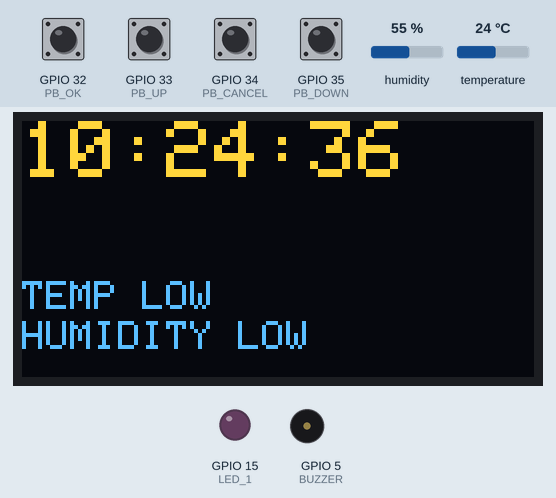
Recording of a sketch running on a simulated ESP32. Shown: 128×64 one-colour display, output pins drawn as LEDs (lit = HIGH), buzzer (waves = sounding, pin HIGH). Inputs (shaded band) come from the test bench; at power-on: GPIO 32 (PB_OK), GPIO 33 (PB_UP), GPIO 34 (PB_CANCEL), GPIO 35 (PB_DOWN) HIGH, temperature 24 °C, humidity 55 %. The OLED is the two-colour kind (top 16 rows yellow); WiFi joins after 1.5 s; servers stay silent unless stated; the display library's start-up logo is not drawn; the local clock reads 2024-03-15 10:24:30 at power-on unless the sketch sets it.

Above: at 7.2 s.
7.3 s: GPIO 32 (PB_OK) pulled LOW for 2.4 s
At 10.9 s:
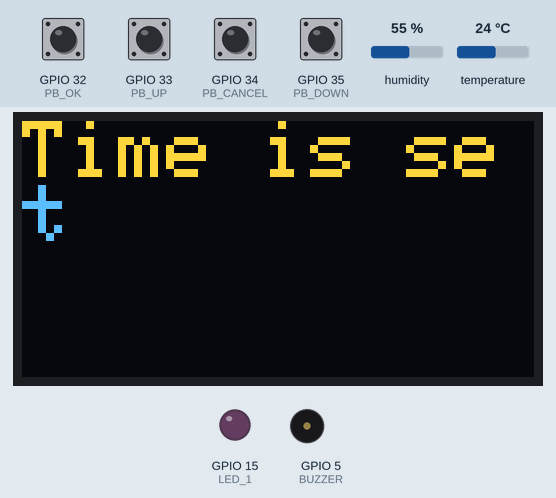
11.2 s: GPIO 33 (PB_UP) pulled LOW for 2.4 s
At 14.4 s:
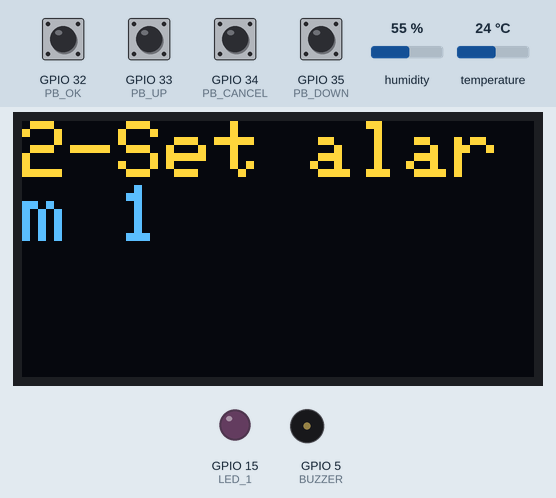
15.1 s: GPIO 34 (PB_CANCEL) driven LOW
At 16.9 s:
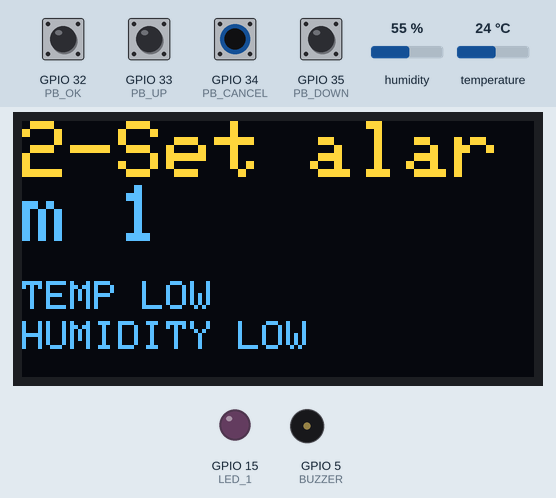
18.0 s: temperature set to 25.1 °C
20.9 s: temperature set to 26.8 °C
At 22.5 s:
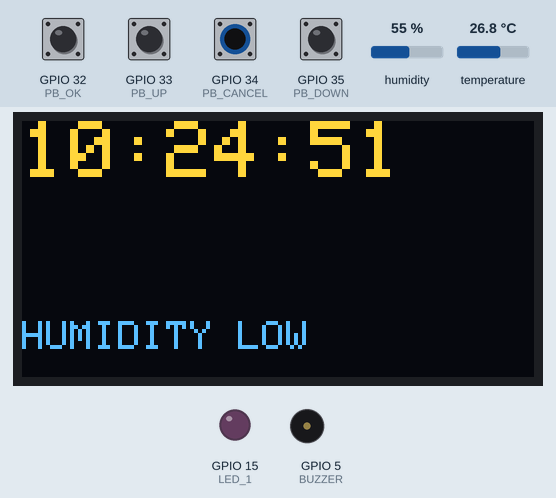
26.6 s: humidity set to 58 %
29.3 s: humidity set to 62 %
At 36.16 s:
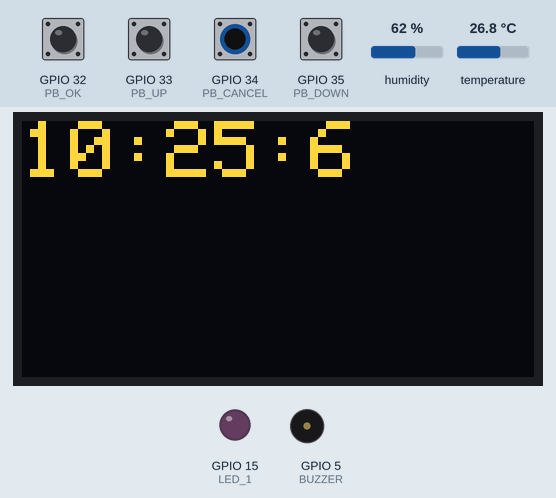
Timing chart, 0 to 36.3 s (numbered marks = the images above; inputs shaded):
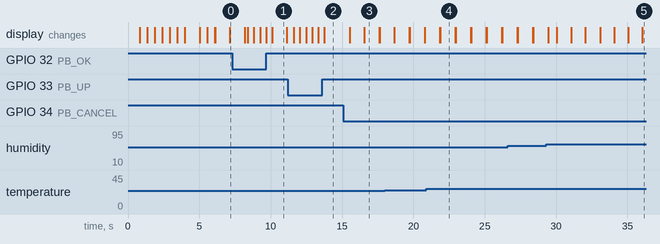

Measured:
- the behaviour switches between 25.9 and 26 °C on temperature (found by bisection; images 3 and 4)
- the behaviour switches between 59 and 60 % on humidity (found by bisection; images 4 and 5)
- after the input at 11.2 s, the display: changes after 0.43 s (image 2)
- after the input at 15.1 s, the display: first changes after 0.44 s (image 3 shows a later state)
- after the input at 20.9 s, the display: first differs from a run without the input after 0.97 s (image 4)
- what the display in image 1 shows lasts 1.0 s, from 10.1 s to 11.1 s
- what the display in image 3 shows lasts 1.0 s, from 16.6 s to 17.6 s

The sketch:

sketch.ino
```cpp
//include libraries
#include <Wire.h>
#include <Adafruit_GFX.h>
#include <Adafruit_SSD1306.h>
#include <DHTesp.h>
#include<WiFi.h>

//define OLED parameters
#define SCREEN_WIDTH 128
#define SCREEN_HEIGHT 64
#define OLED_RESET -1
#define SCREEN_ADDRESS 0x3C

#define BUZZER 5
#define LED_1 15
#define PB_CANCEL 34
#define PB_OK 32
#define PB_UP 33
#define PB_DOWN 35
#define DHTPIN 12

#define NTP_SERVER      "pool.ntp.org"
#define UTC_OFFSET      0
#define UTC_OFFSET_DST  0

//declare objects
Adafruit_SSD1306 display(SCREEN_WIDTH, SCREEN_HEIGHT, &Wire, OLED_RESET);
DHTesp dhtSensor;

//global variables
int days = 0;
int hours = 0;
int minutes = 0;
int seconds = 0;

int put_hours = 0;
int put_minutes = 0;
int tot_seconds = 0;
String sign[] = {"Positive", "Negative"};
int present_sign = 0;

unsigned long timeNow = 0;
unsigned long timeLast = 0;

bool alarm_enabled = true;
int n_alarms = 3;
int alarm_hours[] = {0, 1, 2};
int alarm_minutes[] = {1, 10, 10};
int alarm_triggered[] = {false, false, false};


int n_notes = 8;
int C = 262;
int D = 294;
int E = 330;
int F = 349;
int G = 392;
int A = 440;
int B = 494;
int C_H = 523;
int notes[] = {C, D, E, F, G, A, B, C_H};

int current_mode = 0;
int max_modes = 5;
String modes[] = {"1-Set time zone", "2-Set alarm 1", "3-Set alarm 2", "4-Set alarm 3", "5-Disable alarms"};

void setup() {

  pinMode(BUZZER, OUTPUT);
  pinMode(LED_1, OUTPUT);
  pinMode(PB_CANCEL, INPUT);
  pinMode(PB_OK, INPUT);
  pinMode(PB_UP, INPUT);
  pinMode(PB_DOWN, INPUT);
  // put your setup code here, to run once:
  dhtSensor.setup(DHTPIN, DHTesp::DHT22);

  Serial.begin(9600);

  //SSD1306_SWITCHCAPVCC = generate display voltage from 3.3V internally
  if (!display.begin(SSD1306_SWITCHCAPVCC, SCREEN_ADDRESS)) {
    Serial.println(F("SSD1306 allocation failed"));
    for (;;);

  }
  //show the display buffer on the screen. you must call display() after
  //drawing commands to make them visible on screen!
  display.display();
  delay(500);


  WiFi.begin("Wokwi-GUEST", "", 6);
  while (WiFi.status() != WL_CONNECTED) {
    delay(250);
    display.clearDisplay();

    String ss = "";
    for(int i=0;i<7;i++){
        ss+=".";
        print_line(" Connecting to WIFI"+ss, 0 , 0, 1);
        delay(500);
    }


  }

  display.clearDisplay();
  delay(500);
  print_line("Connecting to WIFI", 0, 0, 2);
  delay(500);
  //display.clearDisplay();


  configTime(UTC_OFFSET, UTC_OFFSET_DST, NTP_SERVER);

  display.clearDisplay();


  print_line("Welcome to medibox!", 15, 20, 2);
  delay(500);
  display.clearDisplay();


  //clear the buffer


}

void loop() {
  update_time_with_check_alarm();
  if (digitalRead(PB_OK) == LOW) {
    delay(200);
    go_to_menu();
  }
  // put your main code here, to run repeatedly:
  check_temp();
  display.display();
}
//in here this function use to print the text which we enter to this
void print_line(String text, int column, int row, int text_size) {

  display.setTextSize(text_size);
  display.setTextColor(SSD1306_WHITE);
  display.setCursor(column, row); //(colomn,row)
  display.println(text);

  display.display();

}

void print_line_1(String text, int column, int row, int text_size) {

  display.setTextSize(text_size);
  display.setTextColor(SSD1306_WHITE);
  display.setCursor(column, row); //(colomn,row)
  display.println(text);


}

//this function is used to print time
void print_time_now() {
  //Serial.println("this is print_time_now");
  display.clearDisplay();
  String test = String(hours) + ":" + String(minutes) + ":" + String(seconds);
  print_line(test, 0, 0, 2);


}
//this function is used to update time
void update_time() {

  struct tm timeinfo;
  if (!getLocalTime(&timeinfo)) {
    Serial.println("failed to get time");
    return;
  }

  char timeHour [3];
  strftime (timeHour, 3, "%H", &timeinfo);
  hours = atoi(timeHour);

  char timeMinute [3];
  strftime (timeMinute, 3, "%M", &timeinfo);
  minutes = atoi(timeMinute);

  char timeSecond [3];
  strftime (timeSecond, 3, "%S", &timeinfo);
  seconds = atoi(timeSecond);

  char timeDay [3];
  strftime (timeDay, 3, "%d", &timeinfo);
  days = atoi(timeDay);

}

//this function is used to ring the alarm
void ring_alarm() {
  display.clearDisplay();
  print_line("Medicine time", 0, 0, 2);

  digitalWrite(LED_1, HIGH);

  bool break_happened = false;
  //ring the buzzer
  while (break_happened == false && digitalRead(PB_CANCEL) == HIGH) {
    for (int i = 0; i < n_notes; i++) {
      if (digitalRead(PB_CANCEL) == LOW) {
        delay(200);
        break_happened = true;
        break;
      }
      tone(BUZZER, notes[i]);
      delay(500);
      noTone(BUZZER);
      delay(20);
    }
  }
  digitalWrite(LED_1, LOW);
  display.clearDisplay();
}


//this function is used to update time with checking alarm
void update_time_with_check_alarm(void) {
  display.clearDisplay();
  update_time();
  print_time_now();

  if (alarm_enabled == true) {
    for (int i = 0; i < n_alarms; i++) {
      if (alarm_triggered[i] == false && alarm_hours[i] == hours && alarm_minutes[i] == minutes) {
        ring_alarm();
        alarm_triggered[i] = true;
      }
    }
  }
}

//from this function we return an output as a number according we press a button
int wait_for_button_press() {
  while (true) {


    if (digitalRead(PB_UP) == LOW) {
      delay(200);
      return PB_UP;
    }
    else if (digitalRead(PB_DOWN) == LOW) {
      delay(200);
      return PB_DOWN;
    }
    else if (digitalRead(PB_OK) == LOW) {
      delay(200);
      return PB_OK;
    }
    else if (digitalRead(PB_CANCEL) == LOW) {
      delay(200);
      return PB_CANCEL;
    }
    update_time();
  }
}


//this is use to run the menu
void go_to_menu() {
  while (digitalRead(PB_CANCEL) == HIGH) {
    display.clearDisplay();
    print_line(modes[current_mode], 0, 0, 2);

    int pressed = wait_for_button_press();
    //int pressed=PB_DOWN;

    if (pressed == PB_UP) {
      delay(200);
      current_mode += 1;
      current_mode = current_mode % max_modes;

    }
    else if (pressed == PB_DOWN) {
      delay(200);
      current_mode -= 1;
      if (current_mode < 0) {
        current_mode = max_modes - 1;
      }
    }
    else if (pressed == PB_OK) {
      delay(200);
      run_mode(current_mode);
    }
    else if (pressed == PB_CANCEL) {
      delay(200);
      break;
    }

  }
}

//from this function we can set the time zone as negative or positive value
void set_time_zone() {
  int temp_sign = present_sign;
  int temp_hour = put_hours;

  while (true) {
    display.clearDisplay();
    print_line("Enter Sign: " + sign[temp_sign], 0, 0, 2);

    int pressed = wait_for_button_press();
    if (pressed == PB_UP) {
      delay(200);
      temp_sign += 1;
      temp_sign = temp_sign % 2;
    }
    else if (pressed == PB_DOWN) {
      delay(200);
      temp_sign += 1;
      temp_sign = temp_sign % 2;
    }
    else if (pressed = PB_OK) {
      delay(200);
      present_sign = temp_sign;
      break;
    }
    else if (pressed == PB_CANCEL) {
      delay(200);
      break;
    }
  }


  while (true) {
    display.clearDisplay();
    print_line("Enter hour: " + String(temp_hour), 0, 0, 2);

    int pressed = wait_for_button_press();
    if (pressed == PB_UP) {
      delay(200);
      temp_hour += 1;
      temp_hour = temp_hour % 24;
    }
    else if (pressed == PB_DOWN) {
      delay(200);
      temp_hour -= 1;
      if (temp_hour < 0) {
        temp_hour = 23;
      }
    }
    else if (pressed = PB_OK) {
      delay(200);
      put_hours = temp_hour;
      break;
    }
    else if (pressed == PB_CANCEL) {
      delay(200);
      break;
    }
  }


  int temp_minute = put_minutes;

  while (true) {
    display.clearDisplay();
    print_line("Enter minute: " + String(temp_minute), 0, 0, 2);

    int pressed = wait_for_button_press();
    if (pressed == PB_UP) {
      delay(200);
      temp_minute += 1;
      temp_minute = temp_minute % 60;
    }
    else if (pressed == PB_DOWN) {
      delay(200);
      temp_minute -= 1;
      if (temp_minute < 0) {
        temp_minute = 59;
      }
    }
    else if (pressed = PB_OK) {
      delay(200);
      put_minutes = temp_minute;
      tot_seconds = put_hours * 3600 + put_minutes * 60;
      if (sign[present_sign]=="Negative") {
        tot_seconds = -1 * tot_seconds;
      }
      configTime(tot_seconds, UTC_OFFSET_DST, NTP_SERVER);
      break;
    }
    else if (pressed == PB_CANCEL) {
      delay(200);
      break;
    }
  }

  display.clearDisplay();
  print_line("Time is set ", 0, 0, 2);
  delay(1000);
}

// setting the alarm
void set_alarm(int alarm) {
  int temp_hour = alarm_hours[alarm];

  while (true) {
    display.clearDisplay();
    print_line("Enter hour: " + String(temp_hour), 0, 0, 2);

    int pressed =  wait_for_button_press();
    if (pressed == PB_UP) {
      delay(200);
      temp_hour += 1;
      temp_hour = temp_hour % 24;
    }
    else if (pressed == PB_DOWN) {
      delay(200);
      temp_hour -= 1;
      if (temp_hour < 0) {
        temp_hour = 23;
      }
    }
    else if (pressed = PB_OK) {
      delay(200);
      alarm_hours[alarm] = temp_hour;
      break;
    }
    else if (pressed == PB_CANCEL) {
      delay(200);
      break;
    }
  }


  int temp_minute = alarm_minutes[alarm];

  while (true) {
    display.clearDisplay();
    print_line("Enter minute: " + String(temp_minute), 0, 0, 2);

    int pressed = wait_for_button_press();
    if (pressed == PB_UP) {
      delay(200);
      temp_minute += 1;
      temp_minute = temp_minute % 60;
    }
    else if (pressed == PB_DOWN) {
      delay(200);
      temp_minute -= 1;
      if (temp_minute < 0) {
        temp_minute = 59;
      }
    }
    else if (pressed = PB_OK) {
      delay(200);
      alarm_minutes[alarm] = temp_minute;
      break;
    }
    else if (pressed == PB_CANCEL) {
      delay(200);
      break;
    }
  }

  display.clearDisplay();
  print_line("Alarm is set ", 0, 0, 2);
  delay(1000);
}


void run_mode(int mode) {
  if (mode == 0) {
    set_time_zone();
  }

  else if (mode == 1 || mode == 2 || mode == 3) {
    set_alarm(mode - 1);
  }

  else if (mode == 4) {
    alarm_enabled = false;
  }
}

//by this funtion check the temperature and the humidity
void check_temp() {
  TempAndHumidity data = dhtSensor.getTempAndHumidity();
  if (data.temperature > 32) {
    //display.clearDisplay();
    print_line("TEMP HIGH", 0, 40, 1);
    delay(1000);
  }
  else if (data.temperature < 26) {
    //display.clearDisplay();
    print_line("TEMP LOW", 0, 40, 1);
    delay(1000);
  }
  if (data.humidity > 80) {
    //display.clearDisplay();
    print_line("HUMIDITY HIGH", 0, 50, 1);
    delay(1000);
  }
  else if (data.humidity < 60) {
    //display.clearDisplay();
    print_line("HUMIDITY LOW", 0, 50, 1);
    delay(1000);
  }
}
```
